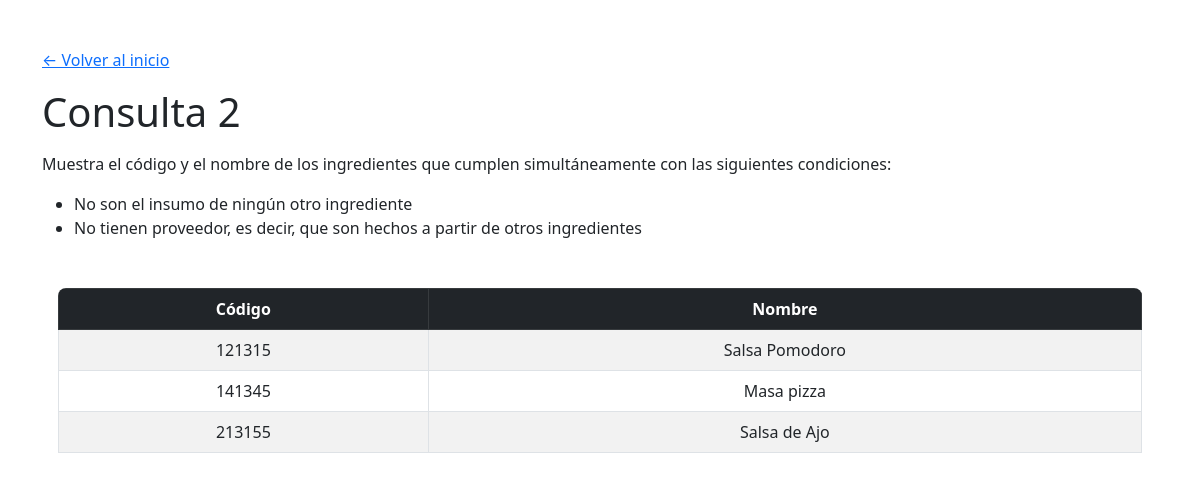
The page /consultas/consulta2.php on the database its author committed.
### tables this page shows
CREATE TABLE ingrediente
(
codigo VARCHAR(10) PRIMARY KEY,
nombre VARCHAR(20) NOT NULL,
precio_libra DECIMAL(10,2),
insumo_de VARCHAR(10) DEFAULT NULL,
categoria INT CHECK (categoria IN (1, 2, 3, 4, 5)),
nit_proveedor VARCHAR(20),
FOREIGN KEY(nit_proveedor) REFERENCES proveedor(nit) ON DELETE CASCADE
);

### consultas/consulta2.php (the view, shortened to what this page needs)
<?php
include "../includes/header.php";
?>
<h1 class="mt-3">Consulta 2</h1>
<p class="mt-3">
    Muestra el código y el nombre de los ingredientes que cumplen simultáneamente con las siguientes condiciones:
    <ul>
        <li>No son el insumo de ningún otro ingrediente</li>
        <li>No tienen proveedor, es decir, que son hechos a partir de otros ingredientes </li>
    </ul>
</p>
<?php
require('../config/conexion.php');
$query = "SELECT ingrediente.codigo, ingrediente.nombre FROM ingrediente WHERE ingrediente.insumo_de IS NULL AND ingrediente.nit_proveedor IS NULL";
$resultadoC2 = mysqli_query($conn, $query) or die(mysqli_error($conn));
?>
<?php
if($resultadoC2 and $resultadoC2->num_rows > 0):
?>
<div class="tabla mt-5 mx-3 rounded-3 overflow-hidden">
    <table class="table table-striped table-bordered">
        <thead class="table-dark">
            <tr>
                <th scope="col" class="text-center">Código</th>
                <th scope="col" class="text-center">Nombre</th>
            </tr>
        </thead>
        <tbody>
            <?php
            foreach ($resultadoC2 as $fila):
            ?>
            <tr>
                <td class="text-center"><?= $fila["codigo"]; ?></td>
                <td class="text-center"><?= $fila["nombre"]; ?></td>
            </tr>
            <?php
            endforeach;
            ?>
        </tbody>
    </table>
</div>
<?php
else:
?>
<div class="alert alert-danger text-center mt-5">
    No se encontraron resultados para esta consulta
</div>
<?php
endif;
include "../includes/footer.php";
?>

### rows shown on the page
ingrediente: codigo "121315", nombre "Salsa Pomodoro"
ingrediente: codigo "141345", nombre "Masa pizza"
ingrediente: codigo "213155", nombre "Salsa de Ajo"
